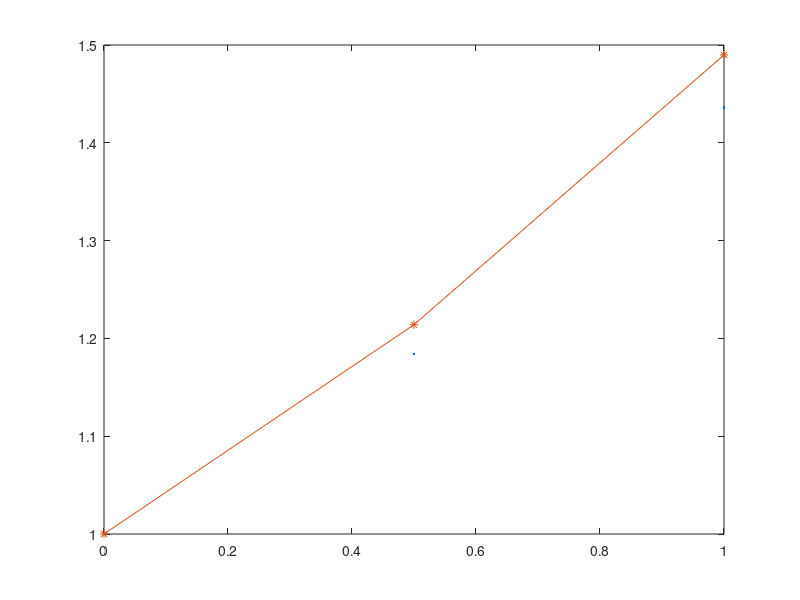

This figure's MATLAB source:
clear all; clc;
format long;

a = 0;
b = 1;
h = .5;
n = (b - a) / h;
y0 = 1;
t = a + [0 : n] * h;
y(1) = y0;
f = @(t, y) exp(t - y);

for i = 2 : n + 1
    y(i) = y(i - 1) + h * f(t(i - 1), y(i - 1));
end

y
yext = log(exp(t) + exp(1) - 1)
plot(t, y, '.', t, yext, '-*');